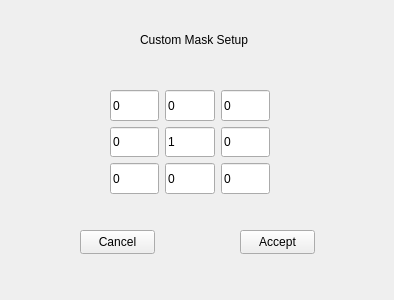
<?xml version="1.0" encoding="UTF-8"?>
<ui version="4.0">
 <class>MaskPopUp</class>
 <widget class="QWidget" name="MaskPopUp">
  <property name="geometry">
   <rect>
    <x>0</x>
    <y>0</y>
    <width>394</width>
    <height>300</height>
   </rect>
  </property>
  <property name="windowTitle">
   <string>Set Custom Mask</string>
  </property>
  <property name="autoFillBackground">
   <bool>true</bool>
  </property>
  <widget class="QPushButton" name="CancelButton">
   <property name="geometry">
    <rect>
     <x>80</x>
     <y>230</y>
     <width>75</width>
     <height>24</height>
    </rect>
   </property>
   <property name="text">
    <string>Cancel</string>
   </property>
  </widget>
  <widget class="QPushButton" name="AcceptButton">
   <property name="geometry">
    <rect>
     <x>240</x>
     <y>230</y>
     <width>75</width>
     <height>24</height>
    </rect>
   </property>
   <property name="text">
    <string>Accept</string>
   </property>
  </widget>
  <widget class="QWidget" name="gridLayoutWidget">
   <property name="geometry">
    <rect>
     <x>110</x>
     <y>90</y>
     <width>160</width>
     <height>104</height>
    </rect>
   </property>
   <layout class="QGridLayout" name="gridLayout">
    <item row="0" column="2">
     <widget class="QLineEdit" name="w3Edit">
      <property name="minimumSize">
       <size>
        <width>30</width>
        <height>30</height>
       </size>
      </property>
      <property name="maximumSize">
       <size>
        <width>50</width>
        <height>50</height>
       </size>
      </property>
      <property name="text">
       <string>0</string>
      </property>
     </widget>
    </item>
    <item row="0" column="1">
     <widget class="QLineEdit" name="w2Edit">
      <property name="minimumSize">
       <size>
        <width>30</width>
        <height>30</height>
       </size>
      </property>
      <property name="maximumSize">
       <size>
        <width>50</width>
        <height>50</height>
       </size>
      </property>
      <property name="text">
       <string>0</string>
      </property>
     </widget>
    </item>
    <item row="0" column="0">
     <widget class="QLineEdit" name="w1Edit">
      <property name="minimumSize">
       <size>
        <width>30</width>
        <height>30</height>
       </size>
      </property>
      <property name="maximumSize">
       <size>
        <width>50</width>
        <height>50</height>
       </size>
      </property>
      <property name="text">
       <string>0</string>
      </property>
     </widget>
    </item>
    <item row="2" column="1">
     <widget class="QLineEdit" name="w8Edit">
      <property name="minimumSize">
       <size>
        <width>30</width>
        <height>30</height>
       </size>
      </property>
      <property name="maximumSize">
       <size>
        <width>50</width>
        <height>50</height>
       </size>
      </property>
      <property name="text">
       <string>0</string>
      </property>
     </widget>
    </item>
    <item row="2" column="2">
     <widget class="QLineEdit" name="w9Edit">
      <property name="minimumSize">
       <size>
        <width>30</width>
        <height>30</height>
       </size>
      </property>
      <property name="maximumSize">
       <size>
        <width>50</width>
        <height>50</height>
       </size>
      </property>
      <property name="text">
       <string>0</string>
      </property>
     </widget>
    </item>
    <item row="2" column="0">
     <widget class="QLineEdit" name="w7Edit">
      <property name="minimumSize">
       <size>
        <width>30</width>
        <height>30</height>
       </size>
      </property>
      <property name="maximumSize">
       <size>
        <width>50</width>
        <height>50</height>
       </size>
      </property>
      <property name="text">
       <string>0</string>
      </property>
     </widget>
    </item>
    <item row="1" column="0">
     <widget class="QLineEdit" name="w4Edit">
      <property name="minimumSize">
       <size>
        <width>30</width>
        <height>30</height>
       </size>
      </property>
      <property name="maximumSize">
       <size>
        <width>50</width>
        <height>50</height>
       </size>
      </property>
      <property name="text">
       <string>0</string>
      </property>
     </widget>
    </item>
    <item row="1" column="1">
     <widget class="QLineEdit" name="w5Edit">
      <property name="minimumSize">
       <size>
        <width>30</width>
        <height>30</height>
       </size>
      </property>
      <property name="maximumSize">
       <size>
        <width>50</width>
        <height>50</height>
       </size>
      </property>
      <property name="text">
       <string>1</string>
      </property>
     </widget>
    </item>
    <item row="1" column="2">
     <widget class="QLineEdit" name="w6Edit">
      <property name="minimumSize">
       <size>
        <width>30</width>
        <height>30</height>
       </size>
      </property>
      <property name="maximumSize">
       <size>
        <width>50</width>
        <height>50</height>
       </size>
      </property>
      <property name="text">
       <string>0</string>
      </property>
     </widget>
    </item>
   </layout>
  </widget>
  <widget class="QLabel" name="label">
   <property name="geometry">
    <rect>
     <x>140</x>
     <y>30</y>
     <width>111</width>
     <height>20</height>
    </rect>
   </property>
   <property name="text">
    <string>Custom Mask Setup</string>
   </property>
  </widget>
 </widget>
 <resources/>
 <connections/>
</ui>
